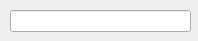
<?xml version="1.0" encoding="UTF-8"?>
<ui version="4.0">
 <class>newScene</class>
 <widget class="QWidget" name="newScene">
  <property name="geometry">
   <rect>
    <x>0</x>
    <y>0</y>
    <width>198</width>
    <height>41</height>
   </rect>
  </property>
  <property name="windowTitle">
   <string>Form</string>
  </property>
  <widget class="QLineEdit" name="lineEdit">
   <property name="geometry">
    <rect>
     <x>10</x>
     <y>10</y>
     <width>181</width>
     <height>22</height>
    </rect>
   </property>
  </widget>
 </widget>
 <resources/>
 <connections/>
</ui>
